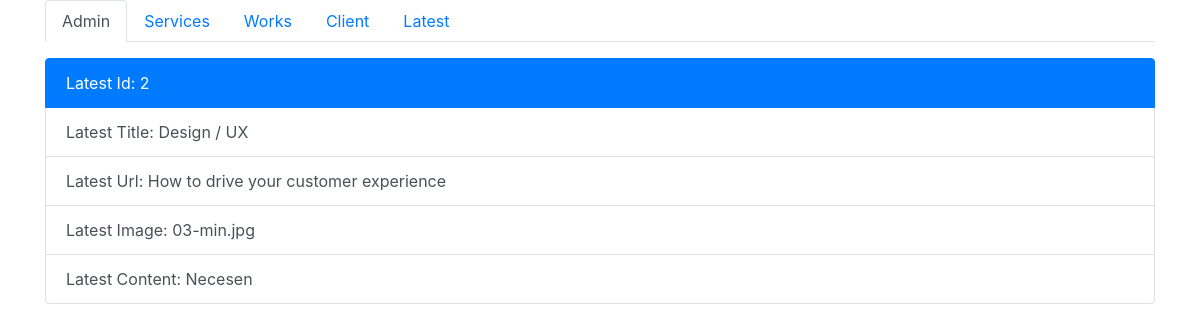
/admin/latest/watch/2, run on the app's committed database.
### app/models.py (models this page shows)
class Latest(db.Model):
    id = db.Column(db.Integer, primary_key=True)
    l_title = db.Column(db.String(255))
    l_url = db.Column(db.String(255))
    l_content = db.Column(db.Text)
    l_img = db.Column(db.String(255))

### admin/latest_routes.py (the view)
@latest_bp.route('/latest/watch/<id>')
def latest_watch(id):
    watchLatest = Latest.query.get(id)
    return render_template('admin/latest_watch.html', watchLatest = watchLatest)

### admin/templates/admin/latest_watch.html
{% extends 'admin/base.html' %}
{% block content %}
<div class="container">
    <div class="row">
        <div class="col-12">
            <div class="list-group mt-3">
                <a href="#" class="list-group-item list-group-item-action active">Latest Id: {{watchLatest.id}}</a>
                <a href="#" class="list-group-item list-group-item-action">Latest Title: {{watchLatest.l_title}}</a>
                <a href="#" class="list-group-item list-group-item-action">Latest Url: {{watchLatest.l_url}}</a>
                <a href="#" class="list-group-item list-group-item-action">Latest Image: {{watchLatest.l_img}}</a>
                <a href="#" class="list-group-item list-group-item-action">Latest Content: {{watchLatest.l_content}}</a>
            </div>
        </div>
    </div>
</div>
{% endblock content %}

### data on the page
Latest: id "2", l_title "Design / UX", l_url "How to drive your customer experience", l_img "03-min.jpg", l_content "Necesen"
